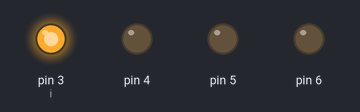
The sketch below on a simulated Arduino Uno, built with avr-gcc and run on an emulated ATmega328P. Shown: output pins drawn as LEDs (lit = HIGH). Random numbers use the default seed unless the sketch sets one.

Above: at 0.1 s.
At 7.4 s:
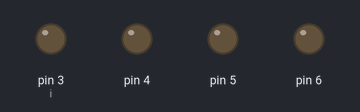
At 13.0 s:
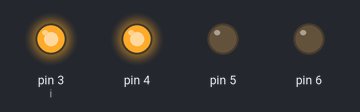
At 17.4 s:
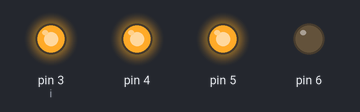
At 32.9 s:
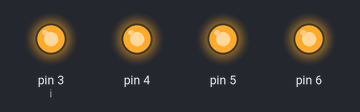
Timing chart, 0 to 40.0 s (numbered marks = the images above):
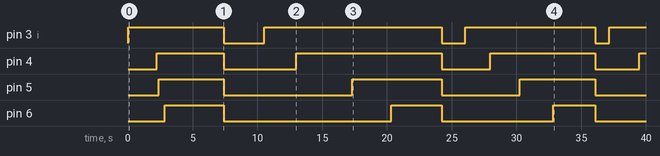

Measured:
- by itself, pin 3 (i): goes HIGH 7.4 s, LOW 3.1 s, HIGH 13.7 s, LOW 1.8 s, HIGH 10.0 s, LOW 1.1 s, then HIGH
- by itself, pin 4: goes HIGH 5.2 s, LOW 5.6 s, HIGH 11.2 s, LOW 3.7 s, HIGH 8.1 s, LOW 3.4 s, then HIGH
- by itself, pin 5: goes HIGH 5.0 s, LOW 9.9 s, HIGH 6.9 s, LOW 6.0 s, HIGH 5.8 s, then LOW
- by itself, pin 6: goes HIGH 4.6 s, LOW 12.9 s, HIGH 3.9 s, LOW 8.6 s, HIGH 3.2 s, then LOW

The sketch:

Ciclo_LED.ino
```cpp
int i=3;

void setup() {
  // put your setup code here, to run once:
  pinMode(3, OUTPUT);
  pinMode(4, OUTPUT);
  pinMode(5, OUTPUT);
  pinMode(6, OUTPUT);

}

void loop() {
  // put your main code here, to run repeatedly:
  digitalWrite(i, HIGH);

  if(i > 6){
    for(int j=3;j<7;j++){
      digitalWrite(j, LOW);
      }
    i=2;
    }
    delay(random(100, 5000));
    i++;
}
```
